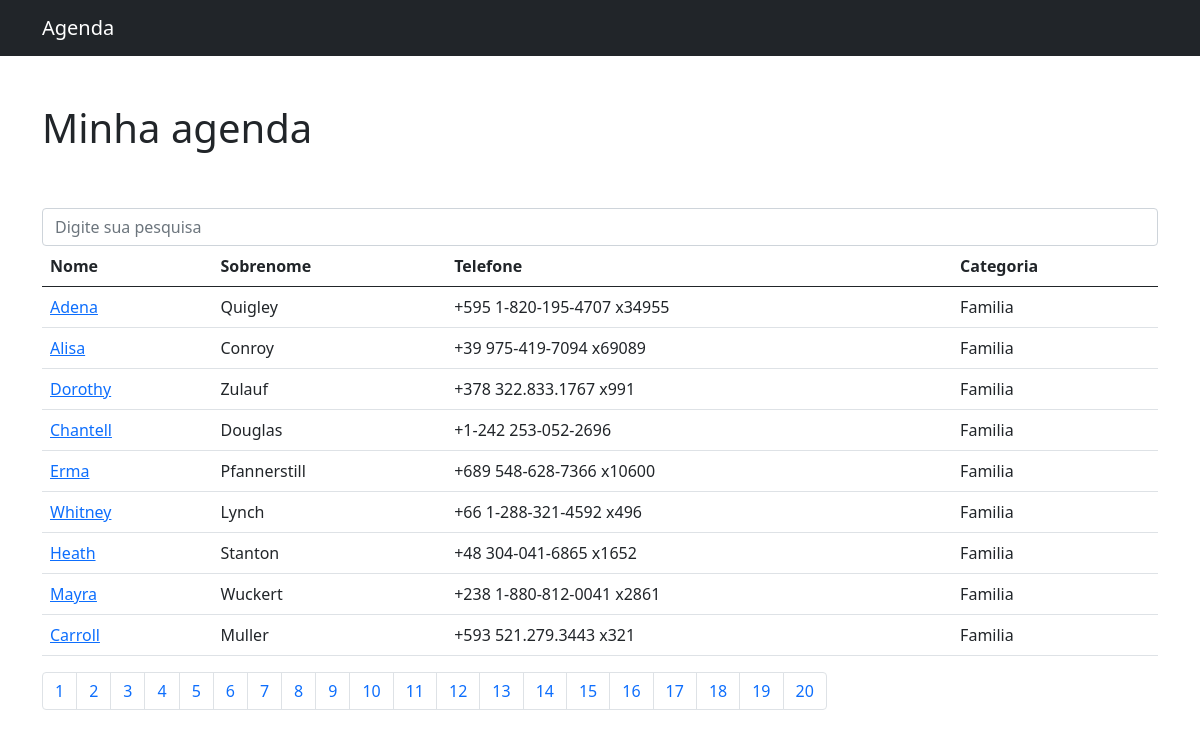
The page / on the database its author committed.
### contatos/models.py (models this page shows, shortened)
class Contato(models.Model):
    nome = models.CharField(max_length=255)
    sobrenome = models.CharField(max_length=255)
    telefone = models.CharField(max_length=255)
    email = models.CharField(max_length=255, blank=True)
    mostrar = models.BooleanField(default=True)
    categoria = models.ForeignKey(Categoria, on_delete=DO_NOTHING)

class Categoria(models.Model):
    nome = models.CharField(max_length=255)
    def __str__(self) -> str:
        return self.nome

### contatos/views.py (the view)
# urls.py: path('', views.index, name='index'),
def index(request):
    contatos = Contato.objects.all()  # orm django - retorna lista com todos os dados
    paginator = Paginator(contatos, 10)  # limitando os contatos
    page = request.GET.get('page')  # vai pegar o parametro get page enviado pela url com o numero da pagina
    contatos = paginator.get_page(page)  # retona o objeto contato mais indice de paginas feitas
    return render(request, 'contatos/index.html', {
        'contatos': contatos
    })

### contatos/templates/contatos/index.html
{% extends 'base.html' %}
{% block 'content' %}
<br><br>
<form method="get" action="{% url 'busca' %}">
    <div class="form-group row">
        <div class="col-12">
        <input class="form-control"
                type="search" value=""
                id="search-input"
                placeholder="Digite sua pesquisa"
                name="termo">
        </div>
    </div>
</form>
<table class="table">
    <thead>
        <tr>
            <th>Nome</th>
            <th>Sobrenome</th>
            <th>Telefone</th>
            <th>Categoria</th>
        </tr>
    </thead>
    <tbody>
        {% for contato in contatos%}
            {% if contato.mostrar %}
                <tr>
                    <td>
                        <a href=" {% url 'contato' contato.id %} "> {{contato.nome}} </a>
                    </td>
                    <td> {{contato.sobrenome}} </td>
                    <td> {{contato.telefone}} </td>
                    <td> {{contato.categoria}} </td>
                </tr>
            {% endif %}
        {% endfor %}
    </tbody>
</table>
<nav aria-label="Page navigation example">
    <ul class="pagination">
        {% for pagina in contatos.paginator.page_range %}
        <li class="page-item"><a class="page-link" href="?page={{pagina}}"> {{ pagina }} </a></li>
        {% endfor %}
    </ul>
</nav>
{% endblock %}

### templates/base.html (shortened to what this page needs)
<!DOCTYPE html>
<html lang="pt">
<head>
  {% include 'parts/_head.html' %}
</head>
<body>
  {% include 'parts/_nav.html' %}
  <div class="container">
    <div class="row">
      <div class="col-lg-12">
        <h1 class="mt-5">Minha agenda</h1>
        {% block 'content' %}{% endblock %}
      </div>
    </div>
  </div>
</body>
</html>

### templates/parts/_head.html (shortened to what this page needs)
<link href="https://cdn.jsdelivr.net/npm/bootstrap@5.0.1/dist/css/bootstrap.min.css" rel="stylesheet">

### templates/parts/_nav.html (shortened to what this page needs)
<nav class="navbar navbar-expand-lg navbar-dark bg-dark static-top">
    <div class="container">
        <a class="navbar-brand" href=" {% url 'index' %} ">Agenda</a>
    </div>
</nav>

### rows shown on the page
Contato: nome "Adena", sobrenome "Quigley", telefone "+595 1-820-195-4707 x34955", categoria "Familia"
Contato: nome "Alisa", sobrenome "Conroy", telefone "+39 975-419-7094 x69089", categoria "Familia"
Contato: nome "Dorothy", sobrenome "Zulauf", telefone "+378 322.833.1767 x991", categoria "Familia"
Contato: nome "Chantell", sobrenome "Douglas", telefone "+1-242 253-052-2696", categoria "Familia"
Contato: nome "Erma", sobrenome "Pfannerstill", telefone "+689 548-628-7366 x10600", categoria "Familia"
Contato: nome "Whitney", sobrenome "Lynch", telefone "+66 1-288-321-4592 x496", categoria "Familia"
Contato: nome "Heath", sobrenome "Stanton", telefone "+48 304-041-6865 x1652", categoria "Familia"
Contato: nome "Mayra", sobrenome "Wuckert", telefone "+238 1-880-812-0041 x2861", categoria "Familia"
Contato: nome "Carroll", sobrenome "Muller", telefone "+593 521.279.3443 x321", categoria "Familia"

### other values the page prints
{{ pagina }} "1" "2" "3" "4" "5" "6" "7" "8" "9" "10" "11" "12" "13" "14" "15" "16" "17" "18" "19" "20"
